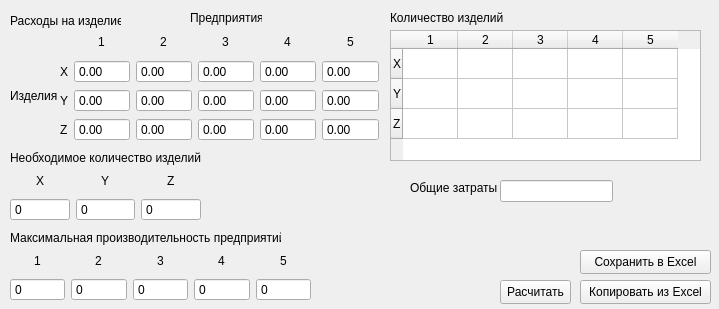
<?xml version="1.0" encoding="UTF-8"?>
<ui version="4.0">
 <class>App</class>
 <widget class="QMainWindow" name="App">
  <property name="geometry">
   <rect>
    <x>0</x>
    <y>0</y>
    <width>719</width>
    <height>309</height>
   </rect>
  </property>
  <property name="windowTitle">
   <string>MainWindow</string>
  </property>
  <widget class="QWidget" name="centralwidget">
   <widget class="QWidget" name="gridLayoutWidget">
    <property name="geometry">
     <rect>
      <x>60</x>
      <y>30</y>
      <width>319</width>
      <height>111</height>
     </rect>
    </property>
    <layout class="QGridLayout" name="gridLayout">
     <item row="1" column="0" alignment="Qt::AlignHCenter">
      <widget class="QLabel" name="label_3">
       <property name="text">
        <string>X</string>
       </property>
      </widget>
     </item>
     <item row="3" column="0" alignment="Qt::AlignHCenter">
      <widget class="QLabel" name="label_5">
       <property name="text">
        <string>Z</string>
       </property>
      </widget>
     </item>
     <item row="0" column="3" alignment="Qt::AlignHCenter">
      <widget class="QLabel" name="label_7">
       <property name="text">
        <string>3</string>
       </property>
      </widget>
     </item>
     <item row="0" column="2" alignment="Qt::AlignHCenter">
      <widget class="QLabel" name="label_6">
       <property name="text">
        <string>2</string>
       </property>
      </widget>
     </item>
     <item row="2" column="0" alignment="Qt::AlignHCenter">
      <widget class="QLabel" name="label_4">
       <property name="text">
        <string>Y</string>
       </property>
      </widget>
     </item>
     <item row="0" column="5" alignment="Qt::AlignHCenter">
      <widget class="QLabel" name="label_9">
       <property name="text">
        <string>5</string>
       </property>
      </widget>
     </item>
     <item row="0" column="1" alignment="Qt::AlignHCenter">
      <widget class="QLabel" name="label_2">
       <property name="acceptDrops">
        <bool>false</bool>
       </property>
       <property name="text">
        <string>1</string>
       </property>
      </widget>
     </item>
     <item row="0" column="4" alignment="Qt::AlignHCenter">
      <widget class="QLabel" name="label_8">
       <property name="text">
        <string>4</string>
       </property>
      </widget>
     </item>
     <item row="1" column="1">
      <widget class="QDoubleSpinBox" name="expX1">
       <property name="buttonSymbols">
        <enum>QAbstractSpinBox::NoButtons</enum>
       </property>
       <property name="maximum">
        <double>99999.990000000005239</double>
       </property>
      </widget>
     </item>
     <item row="1" column="2">
      <widget class="QDoubleSpinBox" name="expX2">
       <property name="buttonSymbols">
        <enum>QAbstractSpinBox::NoButtons</enum>
       </property>
       <property name="maximum">
        <double>99999.990000000005239</double>
       </property>
      </widget>
     </item>
     <item row="1" column="3">
      <widget class="QDoubleSpinBox" name="expX3">
       <property name="buttonSymbols">
        <enum>QAbstractSpinBox::NoButtons</enum>
       </property>
       <property name="maximum">
        <double>99999.990000000005239</double>
       </property>
      </widget>
     </item>
     <item row="1" column="4">
      <widget class="QDoubleSpinBox" name="expX4">
       <property name="buttonSymbols">
        <enum>QAbstractSpinBox::NoButtons</enum>
       </property>
       <property name="maximum">
        <double>99999.990000000005239</double>
       </property>
      </widget>
     </item>
     <item row="1" column="5">
      <widget class="QDoubleSpinBox" name="expX5">
       <property name="buttonSymbols">
        <enum>QAbstractSpinBox::NoButtons</enum>
       </property>
       <property name="maximum">
        <double>99999.990000000005239</double>
       </property>
      </widget>
     </item>
     <item row="2" column="1">
      <widget class="QDoubleSpinBox" name="expY1">
       <property name="buttonSymbols">
        <enum>QAbstractSpinBox::NoButtons</enum>
       </property>
       <property name="maximum">
        <double>99999.990000000005239</double>
       </property>
      </widget>
     </item>
     <item row="2" column="2">
      <widget class="QDoubleSpinBox" name="expY2">
       <property name="buttonSymbols">
        <enum>QAbstractSpinBox::NoButtons</enum>
       </property>
       <property name="maximum">
        <double>99999.990000000005239</double>
       </property>
      </widget>
     </item>
     <item row="2" column="3">
      <widget class="QDoubleSpinBox" name="expY3">
       <property name="buttonSymbols">
        <enum>QAbstractSpinBox::NoButtons</enum>
       </property>
       <property name="maximum">
        <double>99999.990000000005239</double>
       </property>
      </widget>
     </item>
     <item row="2" column="4">
      <widget class="QDoubleSpinBox" name="expY4">
       <property name="buttonSymbols">
        <enum>QAbstractSpinBox::NoButtons</enum>
       </property>
       <property name="maximum">
        <double>99999.990000000005239</double>
       </property>
      </widget>
     </item>
     <item row="2" column="5">
      <widget class="QDoubleSpinBox" name="expY5">
       <property name="buttonSymbols">
        <enum>QAbstractSpinBox::NoButtons</enum>
       </property>
       <property name="maximum">
        <double>99999.990000000005239</double>
       </property>
      </widget>
     </item>
     <item row="3" column="1">
      <widget class="QDoubleSpinBox" name="expZ1">
       <property name="buttonSymbols">
        <enum>QAbstractSpinBox::NoButtons</enum>
       </property>
       <property name="maximum">
        <double>99999.990000000005239</double>
       </property>
      </widget>
     </item>
     <item row="3" column="2">
      <widget class="QDoubleSpinBox" name="expZ2">
       <property name="buttonSymbols">
        <enum>QAbstractSpinBox::NoButtons</enum>
       </property>
       <property name="maximum">
        <double>99999.990000000005239</double>
       </property>
      </widget>
     </item>
     <item row="3" column="3">
      <widget class="QDoubleSpinBox" name="expZ3">
       <property name="buttonSymbols">
        <enum>QAbstractSpinBox::NoButtons</enum>
       </property>
       <property name="maximum">
        <double>99999.990000000005239</double>
       </property>
      </widget>
     </item>
     <item row="3" column="4">
      <widget class="QDoubleSpinBox" name="expZ4">
       <property name="buttonSymbols">
        <enum>QAbstractSpinBox::NoButtons</enum>
       </property>
       <property name="maximum">
        <double>99999.990000000005239</double>
       </property>
      </widget>
     </item>
     <item row="3" column="5">
      <widget class="QDoubleSpinBox" name="expZ5">
       <property name="buttonSymbols">
        <enum>QAbstractSpinBox::NoButtons</enum>
       </property>
       <property name="maximum">
        <double>99999.990000000005239</double>
       </property>
      </widget>
     </item>
    </layout>
   </widget>
   <widget class="QLabel" name="label">
    <property name="geometry">
     <rect>
      <x>190</x>
      <y>10</y>
      <width>72</width>
      <height>16</height>
     </rect>
    </property>
    <property name="text">
     <string>Предприятия</string>
    </property>
   </widget>
   <widget class="QLabel" name="label_10">
    <property name="geometry">
     <rect>
      <x>10</x>
      <y>80</y>
      <width>54</width>
      <height>31</height>
     </rect>
    </property>
    <property name="text">
     <string>Изделия</string>
    </property>
   </widget>
   <widget class="QLabel" name="label_12">
    <property name="geometry">
     <rect>
      <x>10</x>
      <y>150</y>
      <width>191</width>
      <height>16</height>
     </rect>
    </property>
    <property name="text">
     <string>Необходимое количество изделий</string>
    </property>
   </widget>
   <widget class="QWidget" name="gridLayoutWidget_2">
    <property name="geometry">
     <rect>
      <x>10</x>
      <y>170</y>
      <width>191</width>
      <height>51</height>
     </rect>
    </property>
    <layout class="QGridLayout" name="gridLayout_2">
     <item row="0" column="1" alignment="Qt::AlignHCenter">
      <widget class="QLabel" name="label_14">
       <property name="text">
        <string>Y</string>
       </property>
      </widget>
     </item>
     <item row="0" column="2" alignment="Qt::AlignHCenter">
      <widget class="QLabel" name="label_15">
       <property name="text">
        <string>Z</string>
       </property>
      </widget>
     </item>
     <item row="0" column="0" alignment="Qt::AlignHCenter">
      <widget class="QLabel" name="label_13">
       <property name="text">
        <string>X</string>
       </property>
      </widget>
     </item>
     <item row="1" column="0">
      <widget class="QSpinBox" name="minX">
       <property name="buttonSymbols">
        <enum>QAbstractSpinBox::NoButtons</enum>
       </property>
       <property name="maximum">
        <number>99999</number>
       </property>
      </widget>
     </item>
     <item row="1" column="1">
      <widget class="QSpinBox" name="minY">
       <property name="buttonSymbols">
        <enum>QAbstractSpinBox::NoButtons</enum>
       </property>
       <property name="maximum">
        <number>99999</number>
       </property>
      </widget>
     </item>
     <item row="1" column="2">
      <widget class="QSpinBox" name="minZ">
       <property name="buttonSymbols">
        <enum>QAbstractSpinBox::NoButtons</enum>
       </property>
       <property name="maximum">
        <number>99999</number>
       </property>
      </widget>
     </item>
    </layout>
   </widget>
   <widget class="QLabel" name="label_16">
    <property name="geometry">
     <rect>
      <x>10</x>
      <y>230</y>
      <width>271</width>
      <height>16</height>
     </rect>
    </property>
    <property name="text">
     <string>Максимальная производительность предприятий</string>
    </property>
   </widget>
   <widget class="QWidget" name="gridLayoutWidget_3">
    <property name="geometry">
     <rect>
      <x>10</x>
      <y>250</y>
      <width>301</width>
      <height>51</height>
     </rect>
    </property>
    <layout class="QGridLayout" name="gridLayout_3">
     <item row="0" column="1" alignment="Qt::AlignHCenter">
      <widget class="QLabel" name="label_18">
       <property name="text">
        <string>2</string>
       </property>
      </widget>
     </item>
     <item row="0" column="0" alignment="Qt::AlignHCenter">
      <widget class="QLabel" name="label_17">
       <property name="text">
        <string>1</string>
       </property>
      </widget>
     </item>
     <item row="0" column="2" alignment="Qt::AlignHCenter">
      <widget class="QLabel" name="label_19">
       <property name="text">
        <string>3</string>
       </property>
      </widget>
     </item>
     <item row="0" column="3" alignment="Qt::AlignHCenter">
      <widget class="QLabel" name="label_20">
       <property name="text">
        <string>4</string>
       </property>
      </widget>
     </item>
     <item row="0" column="4" alignment="Qt::AlignHCenter">
      <widget class="QLabel" name="label_21">
       <property name="text">
        <string>5</string>
       </property>
      </widget>
     </item>
     <item row="1" column="0">
      <widget class="QSpinBox" name="max1">
       <property name="buttonSymbols">
        <enum>QAbstractSpinBox::NoButtons</enum>
       </property>
       <property name="maximum">
        <number>999999</number>
       </property>
      </widget>
     </item>
     <item row="1" column="1">
      <widget class="QSpinBox" name="max2">
       <property name="buttonSymbols">
        <enum>QAbstractSpinBox::NoButtons</enum>
       </property>
       <property name="maximum">
        <number>999999</number>
       </property>
      </widget>
     </item>
     <item row="1" column="2">
      <widget class="QSpinBox" name="max3">
       <property name="buttonSymbols">
        <enum>QAbstractSpinBox::NoButtons</enum>
       </property>
       <property name="maximum">
        <number>999999</number>
       </property>
      </widget>
     </item>
     <item row="1" column="3">
      <widget class="QSpinBox" name="max4">
       <property name="buttonSymbols">
        <enum>QAbstractSpinBox::NoButtons</enum>
       </property>
       <property name="maximum">
        <number>999999</number>
       </property>
      </widget>
     </item>
     <item row="1" column="4">
      <widget class="QSpinBox" name="max5">
       <property name="buttonSymbols">
        <enum>QAbstractSpinBox::NoButtons</enum>
       </property>
       <property name="maximum">
        <number>999999</number>
       </property>
      </widget>
     </item>
    </layout>
   </widget>
   <widget class="QPushButton" name="calcBtn">
    <property name="geometry">
     <rect>
      <x>500</x>
      <y>280</y>
      <width>71</width>
      <height>24</height>
     </rect>
    </property>
    <property name="text">
     <string>Расчитать</string>
    </property>
   </widget>
   <widget class="QPushButton" name="fromExcel">
    <property name="geometry">
     <rect>
      <x>580</x>
      <y>280</y>
      <width>131</width>
      <height>24</height>
     </rect>
    </property>
    <property name="text">
     <string>Копировать из Excel</string>
    </property>
   </widget>
   <widget class="QPushButton" name="inExcel">
    <property name="geometry">
     <rect>
      <x>580</x>
      <y>250</y>
      <width>131</width>
      <height>24</height>
     </rect>
    </property>
    <property name="text">
     <string>Сохранить в Excel</string>
    </property>
   </widget>
   <widget class="QLabel" name="label_22">
    <property name="geometry">
     <rect>
      <x>410</x>
      <y>180</y>
      <width>91</width>
      <height>16</height>
     </rect>
    </property>
    <property name="text">
     <string>Общие затраты</string>
    </property>
   </widget>
   <widget class="QLineEdit" name="expensesSum">
    <property name="enabled">
     <bool>true</bool>
    </property>
    <property name="geometry">
     <rect>
      <x>500</x>
      <y>180</y>
      <width>113</width>
      <height>22</height>
     </rect>
    </property>
    <property name="mouseTracking">
     <bool>true</bool>
    </property>
    <property name="text">
     <string/>
    </property>
    <property name="readOnly">
     <bool>true</bool>
    </property>
   </widget>
   <widget class="QLabel" name="label_11">
    <property name="geometry">
     <rect>
      <x>10</x>
      <y>10</y>
      <width>111</width>
      <height>21</height>
     </rect>
    </property>
    <property name="text">
     <string>Расходы на изделие</string>
    </property>
   </widget>
   <widget class="QLabel" name="label_23">
    <property name="geometry">
     <rect>
      <x>390</x>
      <y>10</y>
      <width>121</width>
      <height>16</height>
     </rect>
    </property>
    <property name="text">
     <string>Количество изделий</string>
    </property>
   </widget>
   <widget class="QTableWidget" name="result">
    <property name="geometry">
     <rect>
      <x>390</x>
      <y>30</y>
      <width>311</width>
      <height>131</height>
     </rect>
    </property>
    <property name="rowCount">
     <number>3</number>
    </property>
    <property name="columnCount">
     <number>5</number>
    </property>
    <attribute name="horizontalHeaderDefaultSectionSize">
     <number>55</number>
    </attribute>
    <row>
     <property name="text">
      <string>X</string>
     </property>
    </row>
    <row>
     <property name="text">
      <string>Y</string>
     </property>
    </row>
    <row>
     <property name="text">
      <string>Z</string>
     </property>
    </row>
    <column>
     <property name="text">
      <string>1</string>
     </property>
    </column>
    <column>
     <property name="text">
      <string>2</string>
     </property>
    </column>
    <column>
     <property name="text">
      <string>3</string>
     </property>
    </column>
    <column>
     <property name="text">
      <string>4</string>
     </property>
    </column>
    <column>
     <property name="text">
      <string>5</string>
     </property>
    </column>
   </widget>
  </widget>
 </widget>
 <resources/>
 <connections/>
</ui>
